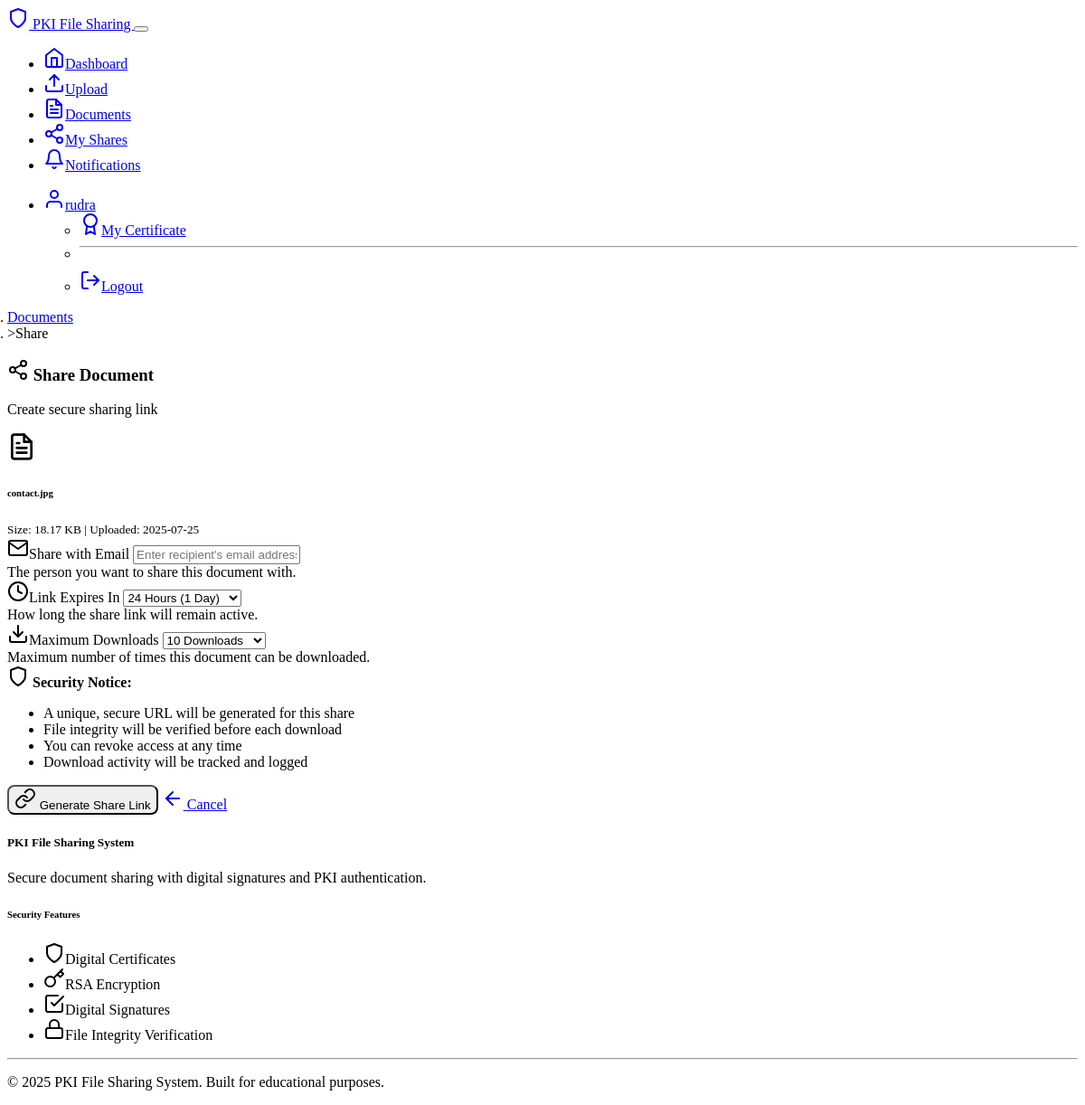
Page /share/1 (signed in) on the committed database.
### models.py (models this page shows)
class User(UserMixin, db.Model):
    id = db.Column(db.Integer, primary_key=True)
    username = db.Column(db.String(80), unique=True, nullable=False)
    email = db.Column(db.String(120), unique=True, nullable=False)
    password_hash = db.Column(db.String(256), nullable=False)
    private_key_pem = db.Column(db.Text, nullable=False)
    public_key_pem = db.Column(db.Text, nullable=False)
    certificate_pem = db.Column(db.Text, nullable=False)
    created_at = db.Column(db.DateTime, default=datetime.utcnow)
    documents = db.relationship('Document', backref='owner', lazy=True)
    signatures = db.relationship('DocumentSignature', backref='signer', lazy=True)

class Document(db.Model):
    id = db.Column(db.Integer, primary_key=True)
    filename = db.Column(db.String(255), nullable=False)
    original_filename = db.Column(db.String(255), nullable=False)
    file_path = db.Column(db.String(500), nullable=False)
    file_hash = db.Column(db.String(64), nullable=False)  # SHA256 hash for integrity
    content_type = db.Column(db.String(100))
    file_size = db.Column(db.Integer)
    owner_id = db.Column(db.Integer, db.ForeignKey('user.id'), nullable=False)
    uploaded_at = db.Column(db.DateTime, default=datetime.utcnow)
    signatures = db.relationship('DocumentSignature', backref='document', lazy=True, cascade='all, delete-orphan')

### routes.py (the view, shortened to what this page needs)
@app.route('/share/<int:doc_id>', methods=['GET', 'POST'])
@login_required
def share_document(doc_id):
    try:
        document = Document.query.get_or_404(doc_id)
        if document.owner_id != current_user.id:
            flash('You can only share your own documents.', 'error')
            return redirect(url_for('documents'))
        return render_template('share.html', document=document)
    except Exception as e:
        logger.error(f"Document sharing error: {str(e)}")
        flash('An error occurred while sharing the document.', 'error')
        return redirect(url_for('documents'))

### app.py (called while the page is built)
@login_manager.user_loader
def load_user(user_id):
    from models import User
    return User.query.get(int(user_id))

### templates/share.html (shortened to what this page needs)
{% extends "base.html" %}
{% block content %}
<div class="row justify-content-center">
    <div class="col-md-8 col-lg-6">
        <nav aria-label="breadcrumb">
            <ol class="breadcrumb">
                <li class="breadcrumb-item"><a href="{{ url_for('documents') }}">Documents</a></li>
                <li class="breadcrumb-item active">Share</li>
            </ol>
        </nav>
        <div class="card border-0 shadow">
            <div class="card-header bg-success text-white text-center py-3">
                <h3 class="mb-0">
                    <i data-feather="share-2" class="me-2"></i>
                    Share Document
                </h3>
                <p class="mb-0 mt-2 opacity-75">Create secure sharing link</p>
            </div>
            <div class="card-body p-4">
                <div class="alert alert-info border-0 mb-4">
                    <div class="d-flex align-items-center">
                        <i data-feather="file-text" class="me-3" style="width: 32px; height: 32px;"></i>
                        <div>
                            <h6 class="mb-1">{{ document.original_filename }}</h6>
                            <small class="text-muted">
                                Size: {{ "%.2f"|format(document.file_size / 1024) }} KB |
                                Uploaded: {{ document.uploaded_at.strftime('%Y-%m-%d') }}
                            </small>
                        </div>
                    </div>
                </div>
                <form method="POST">
                    <div class="mb-3">
                        <label for="email" class="form-label">
                            <i data-feather="mail" class="me-1"></i>Share with Email
                        </label>
                        <input type="email" class="form-control" id="email" name="email" required
                               placeholder="Enter recipient's email address">
                        <div class="form-text">The person you want to share this document with.</div>
                    </div>
                    <div class="mb-3">
                        <label for="expires_in_hours" class="form-label">
                            <i data-feather="clock" class="me-1"></i>Link Expires In
                        </label>
                        <select class="form-select" id="expires_in_hours" name="expires_in_hours">
                            <option value="24" selected>24 Hours (1 Day)</option>
                        </select>
                        <div class="form-text">How long the share link will remain active.</div>
                    </div>
                    <div class="mb-4">
                        <label for="max_downloads" class="form-label">
                            <i data-feather="download" class="me-1"></i>Maximum Downloads
                        </label>
                        <select class="form-select" id="max_downloads" name="max_downloads">
                            <option value="10" selected>10 Downloads</option>
                        </select>
                        <div class="form-text">Maximum number of times this document can be downloaded.</div>
                    </div>
                    <div class="alert alert-warning border-0" role="alert">
                        <i data-feather="shield" class="me-2"></i>
                        <strong>Security Notice:</strong>
                        <ul class="mb-0 mt-2">
                            <li>A unique, secure URL will be generated for this share</li>
                            <li>File integrity will be verified before each download</li>
                            <li>You can revoke access at any time</li>
                            <li>Download activity will be tracked and logged</li>
                        </ul>
                    </div>
                    <div class="d-grid gap-2">
                        <button type="submit" class="btn btn-success btn-lg">
                            <i data-feather="link" class="me-2"></i>
                            Generate Share Link
                        </button>
                        <a href="{{ url_for('documents') }}" class="btn btn-outline-secondary">
                            <i data-feather="arrow-left" class="me-2"></i>
                            Cancel
                        </a>
                    </div>
                </form>
            </div>
        </div>
    </div>
</div>
{% endblock %}

### templates/base.html (shortened to what this page needs)
<!DOCTYPE html>
<html lang="en" data-bs-theme="dark">
<head>
    <link href="https://cdn.replit.com/agent/bootstrap-agent-dark-theme.min.css" rel="stylesheet">
    <link href="{{ url_for('static', filename='style.css') }}" rel="stylesheet">
</head>
<body>
    <nav class="navbar navbar-expand-lg navbar-dark bg-dark">
        <div class="container">
            <a class="navbar-brand" href="{{ url_for('index') }}">
                <i data-feather="shield" class="me-2"></i>
                PKI File Sharing
            </a>
            <button class="navbar-toggler" type="button" data-bs-toggle="collapse" data-bs-target="#navbarNav">
            </button>
            <div class="collapse navbar-collapse" id="navbarNav">
                <ul class="navbar-nav me-auto">
                    {% if current_user.is_authenticated %}
                        <li class="nav-item">
                            <a class="nav-link" href="{{ url_for('dashboard') }}">
                                <i data-feather="home" class="me-1"></i>Dashboard
                            </a>
                        </li>
                        <li class="nav-item">
                            <a class="nav-link" href="{{ url_for('upload') }}">
                                <i data-feather="upload" class="me-1"></i>Upload
                            </a>
                        </li>
                        <li class="nav-item">
                            <a class="nav-link" href="{{ url_for('documents') }}">
                                <i data-feather="file-text" class="me-1"></i>Documents
                            </a>
                        </li>
                        <li class="nav-item">
                            <a class="nav-link" href="{{ url_for('my_shares') }}">
                                <i data-feather="share-2" class="me-1"></i>My Shares
                            </a>
                        </li>
                        <li class="nav-item">
                            <a class="nav-link" href="{{ url_for('notifications') }}" id="notifications-link">
                                <i data-feather="bell" class="me-1"></i>Notifications
                            </a>
                        </li>
                    {% endif %}
                </ul>
                <ul class="navbar-nav">
                    {% if current_user.is_authenticated %}
                        <li class="nav-item dropdown">
                            <a class="nav-link dropdown-toggle" href="#" role="button" data-bs-toggle="dropdown">
                                <i data-feather="user" class="me-1"></i>{{ current_user.username }}
                            </a>
                            <ul class="dropdown-menu">
                                <li><a class="dropdown-item" href="{{ url_for('view_certificate', user_id=current_user.id) }}">
                                    <i data-feather="award" class="me-2"></i>My Certificate
                                </a></li>
                                <li><hr class="dropdown-divider"></li>
                                <li><a class="dropdown-item" href="{{ url_for('logout') }}">
                                    <i data-feather="log-out" class="me-2"></i>Logout
                                </a></li>
                            </ul>
                        </li>
                    {% endif %}
                </ul>
            </div>
        </div>
    </nav>
    <main class="container my-4">
        {% block content %}{% endblock %}
    </main>
    <footer class="bg-dark text-light py-4 mt-5">
        <div class="container">
            <div class="row">
                <div class="col-md-6">
                    <h5>PKI File Sharing System</h5>
                    <p class="text-muted">Secure document sharing with digital signatures and PKI authentication.</p>
                </div>
                <div class="col-md-6">
                    <h6>Security Features</h6>
                    <ul class="list-unstyled text-muted">
                        <li><i data-feather="shield" class="me-2"></i>Digital Certificates</li>
                        <li><i data-feather="key" class="me-2"></i>RSA Encryption</li>
                        <li><i data-feather="check-square" class="me-2"></i>Digital Signatures</li>
                        <li><i data-feather="lock" class="me-2"></i>File Integrity Verification</li>
                    </ul>
                </div>
            </div>
            <hr>
            <div class="text-center text-muted">
                <p>&copy; 2025 PKI File Sharing System. Built for educational purposes.</p>
            </div>
        </div>
    </footer>
</body>
</html>

### static/style.css (style rules this page uses)
:root { --pki-primary: #0d6efd; --pki-success: #198754; --pki-danger: #dc3545; --pki-warning: #ffc107; --pki-info: #0dcaf0; }
.card { transition: box-shadow 0.3s ease-in-out; }
.btn { border-radius: 8px; font-weight: 500; transition: all 0.3s ease; }
.alert { border-radius: 10px; border: none; }
footer { margin-top: auto; }
.breadcrumb { background-color: transparent; padding: 0; margin-bottom: 1rem; }
.breadcrumb-item + .breadcrumb-item::before { content: ">"; color: var(--bs-secondary); }

### rows in the picture
User: username "rudra"
Document: original_filename "contact.jpg", document.file_size/1024 "18.17", uploaded_at "2025-07-25"
